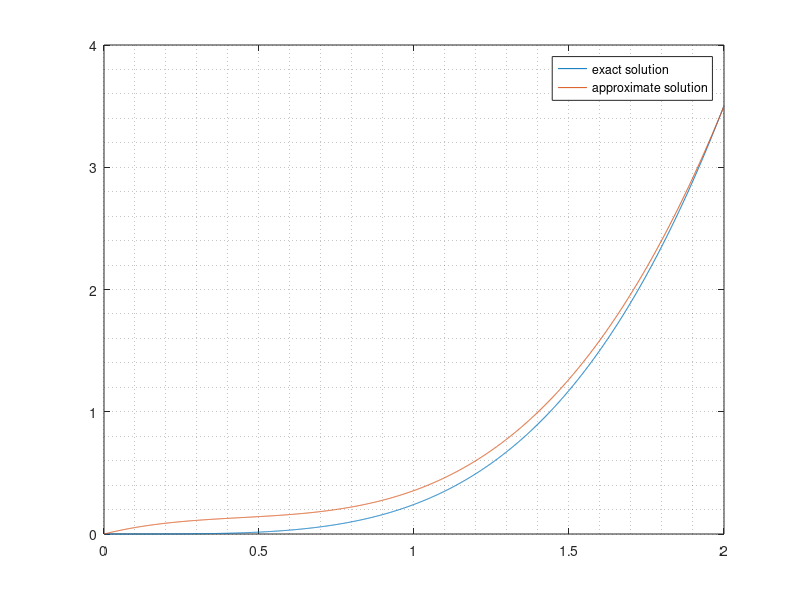
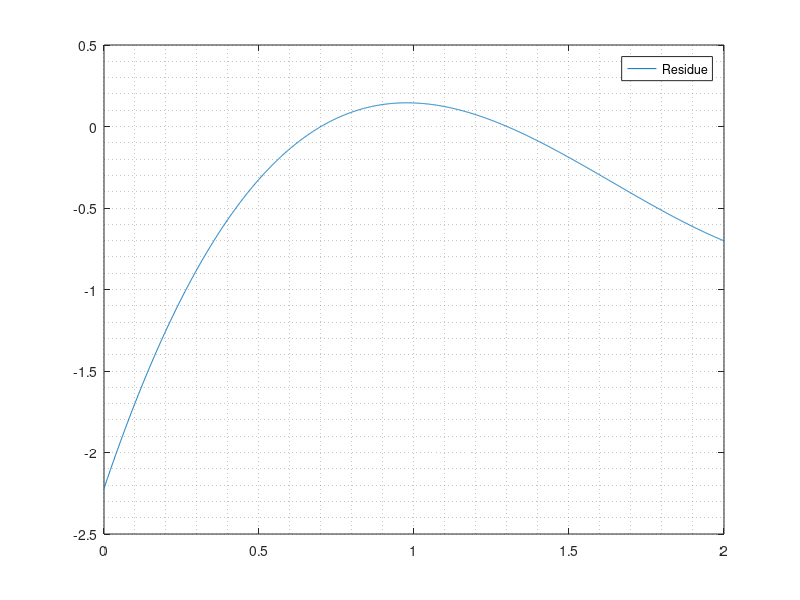

Source code (MATLAB) for these figures, in order:
clear all
close all

a=0;
b=2;

x=a:1e-3:b;
u=0.630950235*x-1.11041618*x.^2+0.83497053*x.^3;
d2u = -1.11041618*2 + 0.83497053*3*2*x;
R = d2u + u - 3*x.^2;

y=6*cos(x)+3*(x.^2-2);

figure
plot(x,y,x,u)
legend("exact solution","approximate solution")
grid minor

figure
plot(x,R)
legend("Residue")
grid minor